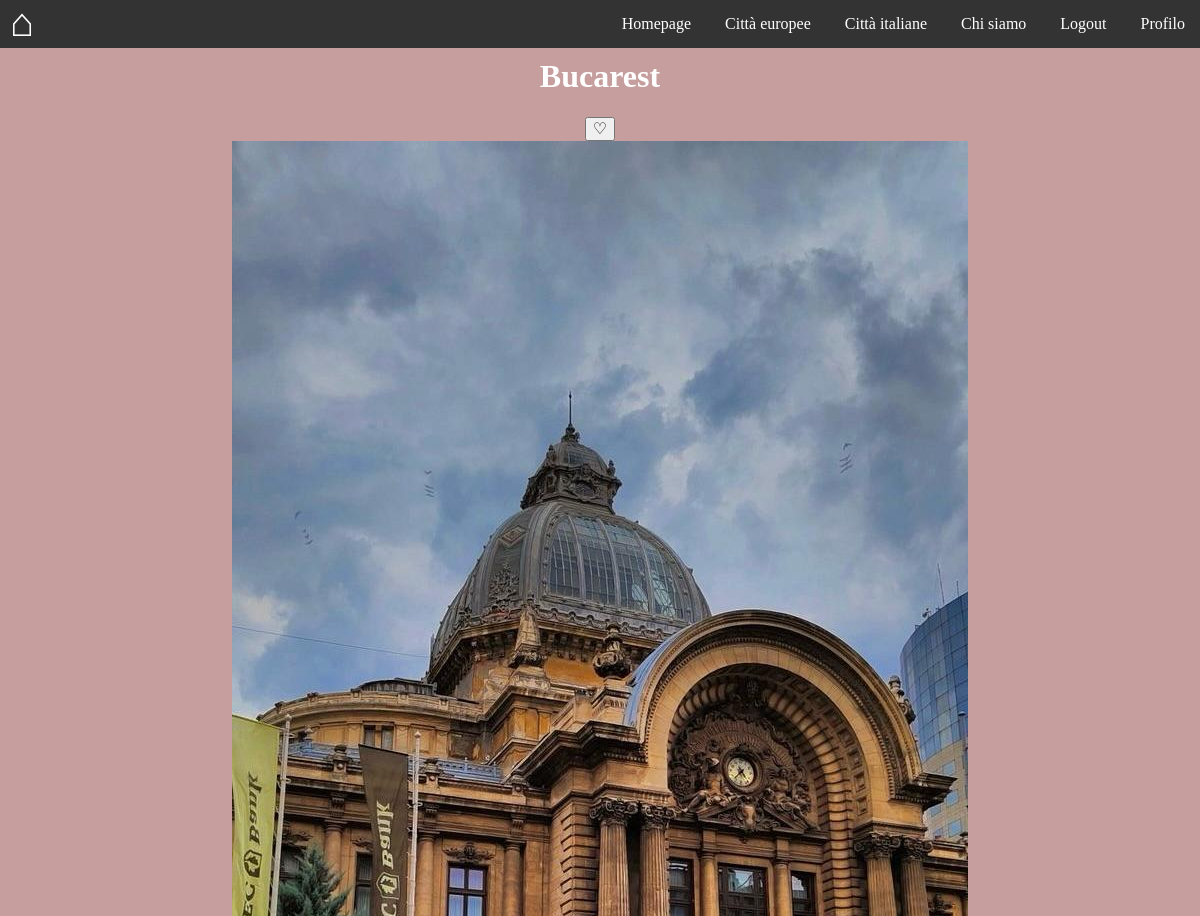
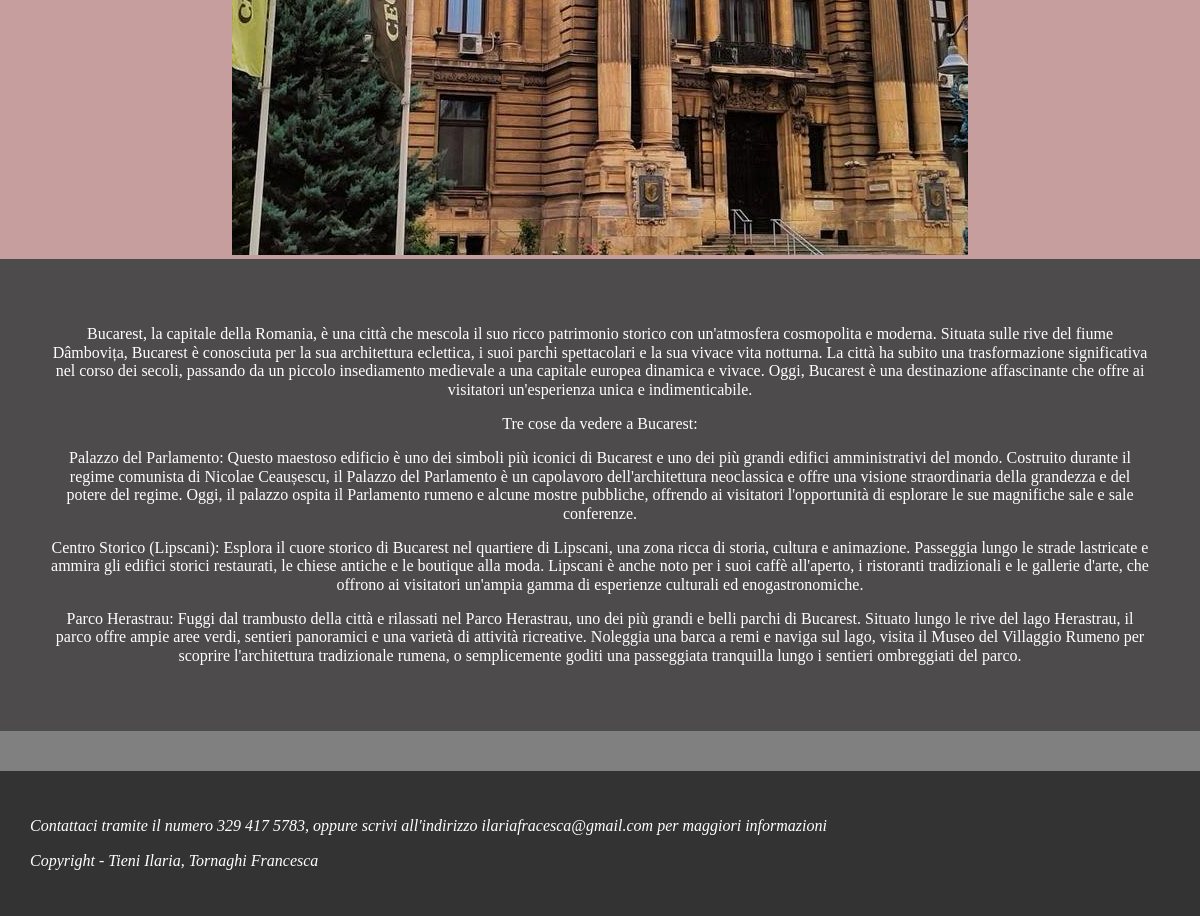
Page /pagine/città.php?cod=12 (signed in) on the committed database (2 pictures, top to bottom).
### pagine/città.php (the view, shortened to what this page needs)
<?php
require("connessione.php");
$cod = $_GET["cod"];
$sql = "SELECT cod, nome, foto, descrizione, stato_regione FROM città WHERE cod = ?";
$stmt = $conn->prepare($sql);
$stmt->bind_param("s", $cod);
$stmt->execute();
$ris = $stmt->get_result();
if ($ris->num_rows > 0) {
    $riga = $ris->fetch_assoc();
    $nome = $riga['nome'];
    $descrizione = $riga['descrizione'];
    $foto = $riga["foto"];
} else {
    echo "<p>Nessun risultato trovato!</p>";
}
$is_favorite = false;
?>
<!DOCTYPE html>
<html lang="it">
<head>
<link rel="stylesheet" href="https://cdnjs.cloudflare.com/ajax/libs/normalize/8.0.1/normalize.min.css" />
<link rel="stylesheet" type="text/css" href="../style.css">
</head>
<body>
<header class="header clearfix">
    <a href="https://www.airbnb.it/?c=.pi0.pk182361646_2299084126&gclsrc=aw.ds&&c=.pi0.pk182361646_2299084126&ghost=true&gad_source=1&gclid=EAIaIQobChMIyuqvgMPNhAMVPZODBx3dFAplEAAYASAAEgIrDPD_BwE" class="header_logo">⌂</a>
    <ul class="header_menu animate">
        <li class="header_menu_item"><a href="../index.php">Homepage</a></li>
        <li class="header_menu_item"><a href="Europa.php">Città europee</a></li>
        <li class="header_menu_item"><a href="Italia.php">Città italiane</a></li>
        <li class="header_menu_item"><a href="chi_siamo.php">Chi siamo</a></li>
        <li class="header_menu_item"><a href="logout.php">Logout</a></li>
        <li class="header_menu_item"><a href="profilo.php">Profilo</a></li>
    </ul>
</header>
<div class="citta">
    <h1 style="text-align: center; margin-top: 0px; padding-top: 10px"><?php echo htmlspecialchars($nome); ?></h1>
    <form method="post">
        <button type="submit" name= "add_to_favorites">
            <?php echo $is_favorite ? "♥" : "♡"; ?>
        </button>
    </form>
    <div class="copertina-fr">
        <?php echo "<img class='citta_immagine' src='../immaginii/" . htmlspecialchars($foto) . "' alt='" . htmlspecialchars($nome) . "'>"; ?>
    </div>
    <div class="citta_text">
        <?php
        if ($descrizione) {
            $paragrafi = explode("\n", $descrizione);
            foreach ($paragrafi as $paragrafo) {
                echo "<p>" . htmlspecialchars($paragrafo) . "</p>";
            }
        }
        ?>
    </div>
</div>
</body>
<?php
        require("footer.php");
    ?>
</html>

### style.css (style rules this page uses)
html,body { height: 100%; }
body { background: grey; font-family: Georgia, 'Times New Roman', Times, serif; color: #fff }
.animate { -webkit-transition: all 0.3s ease-out; transition: all 0.3s ease-out; }
.header { background: #333; }
.header_logo { color: #fff; float: left center; text-decoration: none; font-size: 40px; padding: 10px; }
.header_menu { float: right; margin:0; padding: 0 }
.header_menu_item { display: inline-block; }
.header_menu_item a { color: #fff; display: block; padding: 15px; text-decoration: none; }
.citta { text-align: center; background: rgb(198, 158, 158) }
.citta_text { background: rgb(77, 75, 75); padding: 50px; color: #fff }
.clearfix:after { visibility: hidden; display: block; font-size: 0; content: " "; clear: both; height: 20 ; }
.clearfix { display: inline-block; }
.clearfix { display: block; }
*::before, *::after { -webkit-box-sizing: border-box; -moz-box-sizing: border-box; box-sizing: border-box; }

### rows in the picture
città: nome "Bucarest", foto (picture), descrizione "Bucarest, la capitale della Romania, è una città che mescola il suo ricco patrimonio storico con un'atmosfera cosmopolita e moderna. Situata sulle rive del fiume Dâmbovița, Bucarest è conosciuta per la sua architettura eclettica, i suoi parchi spettacolari e la sua vivace vita notturna. La città ha subito una trasformazione significativa nel corso dei secoli, passando da un piccolo insediamento medievale a una capitale europea dinamica e vivace. Oggi, Bucarest è una destinazione affascinante che offre ai visitatori un'esperienza unica e indimenticabile.", descrizione "Tre cose da vedere a Bucarest:", descrizione "Palazzo del Parlamento: Questo maestoso edificio è uno dei simboli più iconici di Bucarest e uno dei più grandi edifici amministrativi del mondo. Costruito durante il regime comunista di Nicolae Ceaușescu, il Palazzo del Parlamento è un capolavoro dell'architettura neoclassica e offre una visione straordinaria della grandezza e del potere del regime. Oggi, il palazzo ospita il Parlamento rumeno e alcune mostre pubbliche, offrendo ai visitatori l'opportunità di esplorare le sue magnifiche sale e sale conferenze.", descrizione "Centro Storico (Lipscani): Esplora il cuore storico di Bucarest nel quartiere di Lipscani, una zona ricca di storia, cultura e animazione. Passeggia lungo le strade lastricate e ammira gli edifici storici restaurati, le chiese antiche e le boutique alla moda. Lipscani è anche noto per i suoi caffè all'aperto, i ristoranti tradizionali e le gallerie d'arte, che offrono ai visitatori un'ampia gamma di esperienze culturali ed enogastronomiche.", descrizione "Parco Herastrau: Fuggi dal trambusto della città e rilassati nel Parco Herastrau, uno dei più grandi e belli parchi di Bucarest. Situato lungo le rive del lago Herastrau, il parco offre ampie aree verdi, sentieri panoramici e una varietà di attività ricreative. Noleggia una barca a remi e naviga sul lago, visita il Museo del Villaggio Rumeno per scoprire l'architettura tradizionale rumena, o semplicemente goditi una passeggiata tranquilla lungo i sentieri ombreggiati del parco."
